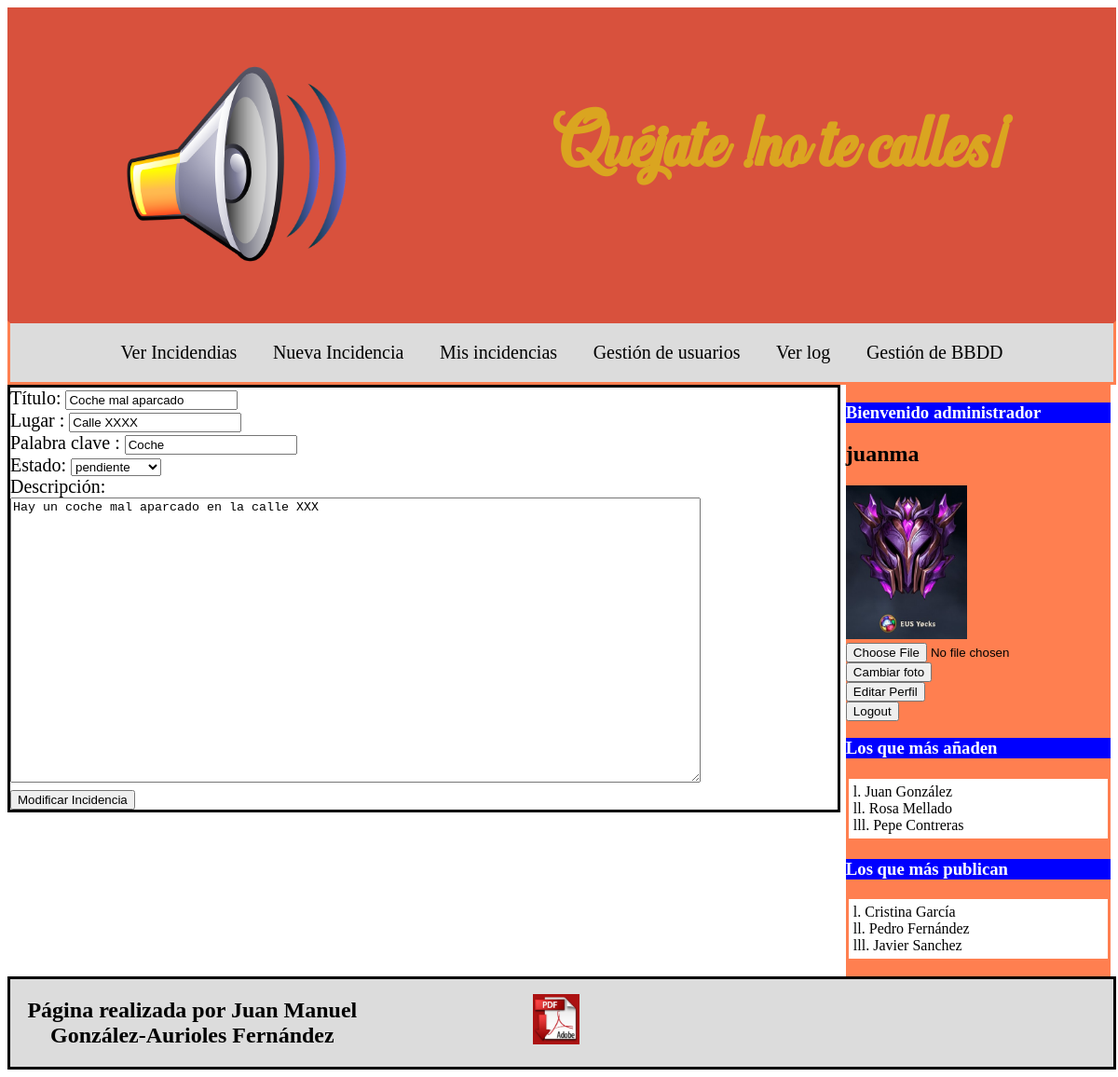
Page /index.php?seccion=editar_incidencia&indice=20 (signed in) on the committed database.
### tables this page shows
CREATE TABLE `incidencias` (
  `id` int(10) unsigned NOT NULL AUTO_INCREMENT,
  `Titulo` text NOT NULL,
  `Lugar` text NOT NULL,
  `Fecha` date NOT NULL,
  `Usuario` varchar(50) NOT NULL,
  `PClaves` text NOT NULL,
  `Estado` text NOT NULL,
  `Positivos` int(100) NOT NULL DEFAULT '0',
  `Descripcion` text NOT NULL,
  `Imagenes` text NOT NULL,
  `Comentarios` text,
  `Negativos` int(100) NOT NULL DEFAULT '0',
  PRIMARY KEY (`id`),
  KEY `id` (`id`)
);

### controller/usuarios_controlador.php (called while the page is built, shortened)
<?php
    require_once ("main.php");
?>

### index.php (called while the page is built, shortened)
<?php
    require_once ("bd/conexion.php");
    require ("controller/usuarios_controlador.php");
?>

### bd/conexion.php (called while the page is built, shortened)
<?php
    class Conectar{
        public static function conexion(){
            $username = "juanmagaf1819";
            $password = "kkulgwAf";
            $servername = "localhost";
            $dbname = "juanmagaf1819";
            $conn = new mysqli($servername, $username, $password, $dbname);
            return $conn;
        }
    }
?>

### model/incidencias_modelo.php (called while the page is built, shortened)
<?php
class Incidencia_modelo{
    private $db;
    private $incidencia;
    public function __construct(){
        $this->db=Conectar::conexion();
        $this->incidencia=array();
    }
    public function getIncidencia($id){
        $consulta=$this->db->query("SELECT * FROM incidencias where id='$id';");
        while($filas=$consulta->fetch_assoc()){
            $this->incidencia[]=$filas;
        }
        return $this->incidencia;
    }
}
?>

### view/editar_incidencia.php (the view)
<main>
    <?php
    echo'
    <form action="index.php?seccion=incidencia_modificada"  enctype="multipart/form-data"  method="POST">
        <label>Título: <input type="text" name="titulo" value="'.$datosincidencia[0]["Titulo"].'" required ></label>
        <label>Lugar : <input type="text" name="lugar" value="'.$datosincidencia[0]["Lugar"].'" required></label>
        <label>Palabra clave : <input type="text" name="pclave" value="'.$datosincidencia[0]["PClaves"].'" required></label>
        ';
        if($_SESSION["rol"] == "administrador"){
         echo'<label>Estado:
            <select name="estado">
            <option>'.$datosincidencia[0]["Estado"].'</option>
            <option>pendiente</option>
            <option>comprobada</option>
            <option>tramitada</option>
            <option>irresoluble</option>
            <option>resuelta</option>
            </select>
        </label>';
        }else{
            echo'<label>Estado:
            <select readonly name="estado" value="'.$datosincidencia[0]["Estado"].'">
            <option>'.$datosincidencia[0]["Estado"].'</option>
            </select>
            </label>';
        }
        echo'
        <label>Descripción: </label>
        <label><textarea name="descripción" rows="20" cols= "90" value="'.$datosincidencia[0]["Descripcion"].'" required>'.$datosincidencia[0]["Descripcion"].'</textarea></label>
        <label><input type="hidden" name="indice" value="'.$datosincidencia[0]["id"].'" ></label>
        <label><input type="submit" value="Modificar Incidencia" name="incidencia_modificada"></label>
    </form>';
            ?>
</main>

### css/Css.css (style rules this page uses)
form label { display: block; }
main { float: left; text-align: left; font-size: 125%; width: 75%; display: inline-block; border-color: black; border-style: solid; }

### rows in the picture
incidencias: titulo "Coche mal aparcado", lugar "Calle XXXX", pclave "Coche", estado "pendiente", descripción "Hay un coche mal aparcado en la calle XXX"

### other values in the picture
$_SESSION['rol'] "administrador"
$_SESSION["datos"][1] "juanma"
